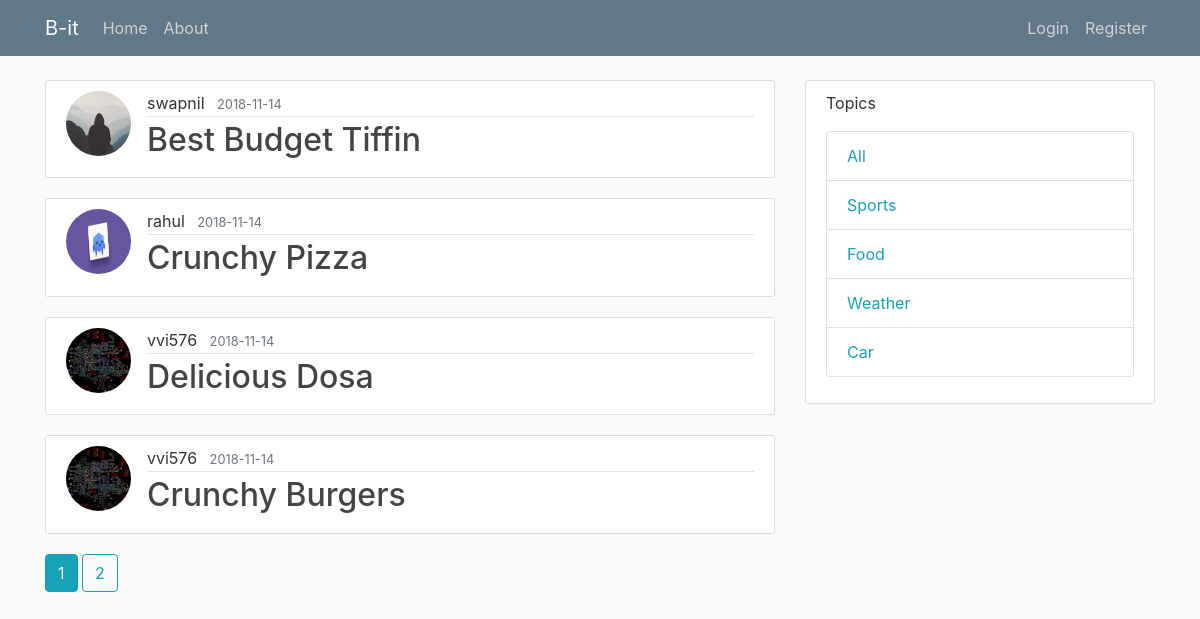
/home/Food, run on the app's committed database.
### bit/models.py (models this page shows, shortened)
class Post(db.Model):
	id=db.Column(db.Integer,primary_key=True)
	dateposted=db.Column(db.DateTime,nullable=False,default=datetime.utcnow)
	title=db.Column(db.String(30),nullable=False)
	content=db.Column(db.Text,nullable=False)
	topic=db.Column(db.String(10),nullable=False)
	user_id = db.Column(db.Integer, db.ForeignKey('user.id'), nullable=False)

class User(db.Model,UserMixin):
	id=db.Column(db.Integer,primary_key=True)
	username=db.Column(db.String(20),unique=True,nullable=False)
	email=db.Column(db.String(120),unique=True,nullable=False)
	password=db.Column(db.String(20),nullable=False)
	profile_pic=db.Column(db.String(30),nullable=False,default="default.jpg")
	posts = db.relationship('Post', backref='author', lazy=True)

### bit/routes.py (the view)
@app.route("/home/<info_to_display>")
def filter_home(info_to_display):
	pages=request.args.get('page',1,type=int)
	posts=Post.query.filter_by(topic=info_to_display).order_by(Post.dateposted.desc()).paginate(page=pages,per_page=4)
	return render_template("homepage.html",display_info=posts,topic=info_to_display)

### bit/templates/homepage.html
{% extends "layout.html" %}
{% block content %}
	{% for post in display_info.items %}
	<div class="media content-section">
		<img class="rounded-circle article-img" src="{{ url_for('static',filename='Profile/'+post.author.profile_pic) }}"/>
		<div class="media-body">
		<div class="article-metadata">
			<a class="mr-2">{{ post.author.username }}</a>
			<small class="text-muted">{{ post.dateposted.strftime("%Y-%m-%d") }}</small>
		</div>
		<h2><a class="article-title" href="{{ url_for('post',post_id=post.id) }}">{{ post.title }}</a></h2>
		</div>
	</div>
	{% endfor %}
	{% for pageNum in display_info.iter_pages(right_edge=1,left_edge=1,left_current=1,right_current=2) %}
		{% if pageNum%}
			{% if pageNum==display_info.page %}
				{% if topic=="all" %}
					<a class="btn btn-info mb-4" href="{{ url_for('home',page=pageNum) }}">{{pageNum}}</a>
				{% else %}
					<a class="btn btn-info mb-4" href="{{ url_for('filter_home',page=pageNum,info_to_display=topic) }}">{{pageNum}}</a>
				{% endif %}
			{% else %}
				{% if topic=="all" %}
					<a class="btn btn-outline-info mb-4" href="{{ url_for('home',page=pageNum) }}">{{pageNum}}</a>
				{% else %}
					<a class="btn btn-outline-info mb-4" href="{{ url_for('filter_home',page=pageNum,info_to_display=topic) }}">{{pageNum}}</a>
				{% endif %}
			{% endif %}
		{% else %}
			...
		{% endif %}
	{% endfor %}
{% endblock content%}

### bit/static/main.css (style rules this page uses)
body { background: #fafafa; color: #333333; margin-top: 5rem; }
h1, h2, h3, h4, h5, h6 { color: #444444; }
.content-section { background: #ffffff; padding: 10px 20px; border: 1px solid #dddddd; border-radius: 3px; margin-bottom: 20px; }
.article-title { color: #444444; }
.article-img { height: 65px; width: 65px; margin-right: 16px; }
.article-metadata { padding-bottom: 1px; margin-bottom: 4px; border-bottom: 1px solid #e3e3e3 }

### data on the page
Post: profile_pic (placeholder picture), author.username "swapnil", dateposted "2018-11-14", title "Best Budget Tiffin"
Post: profile_pic (picture), author.username "rahul", dateposted "2018-11-14", title "Crunchy Pizza"
Post: profile_pic (picture), author.username "vvi576", dateposted "2018-11-14", title "Delicious Dosa"
Post: profile_pic (picture), author.username "vvi576", dateposted "2018-11-14", title "Crunchy Burgers"

### other printed values
{{ pageNum }} "1"
{{ pageNum }} "2"
